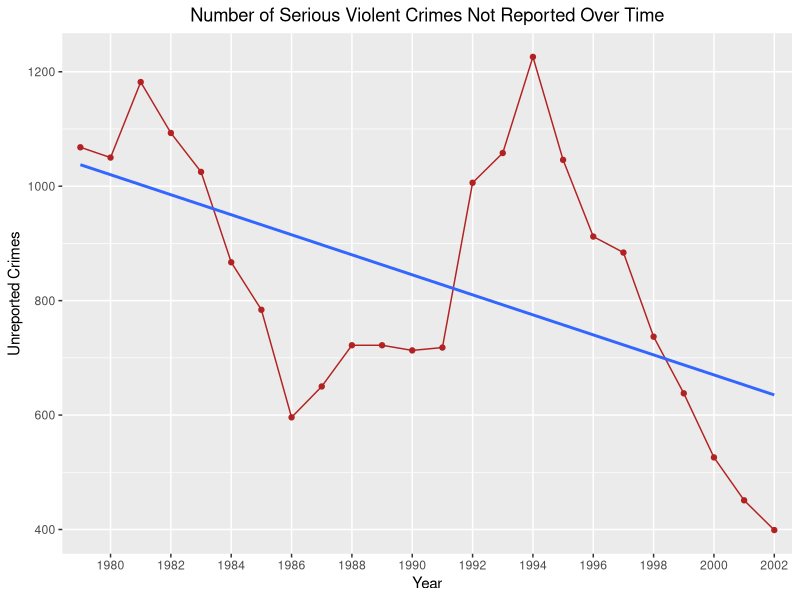
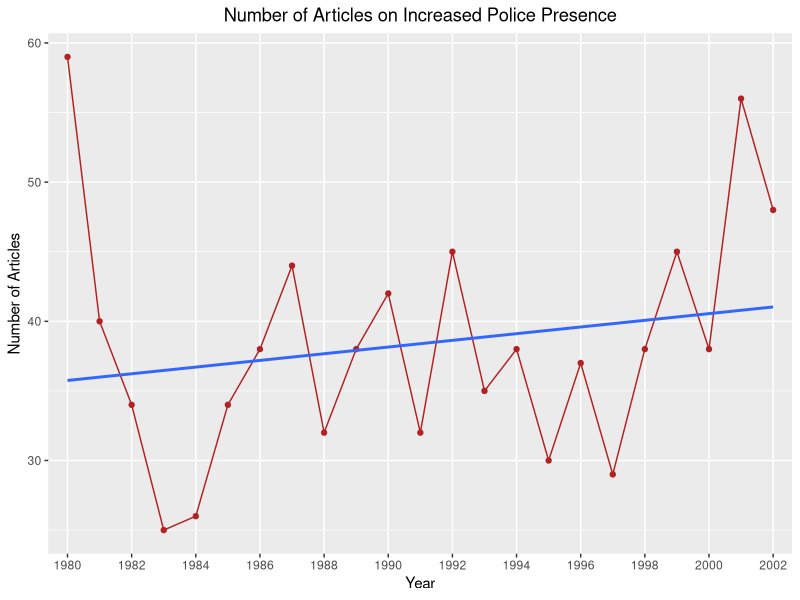
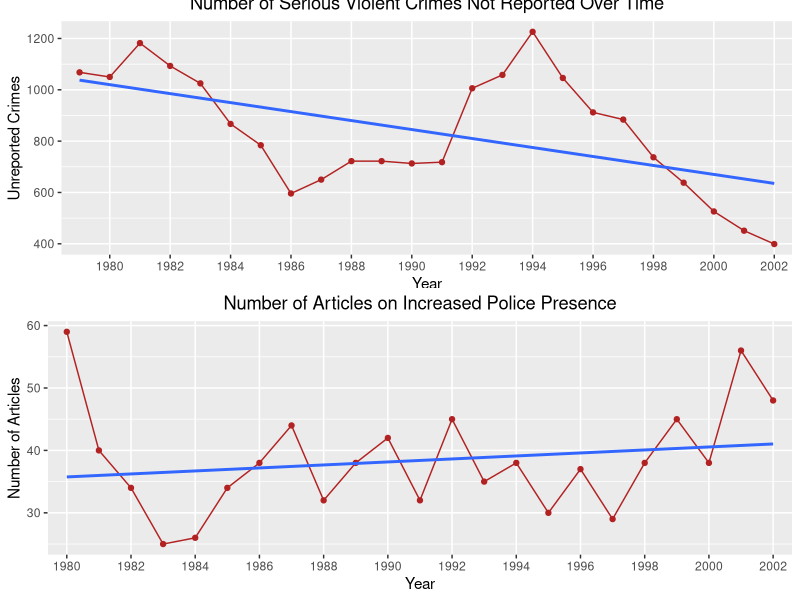
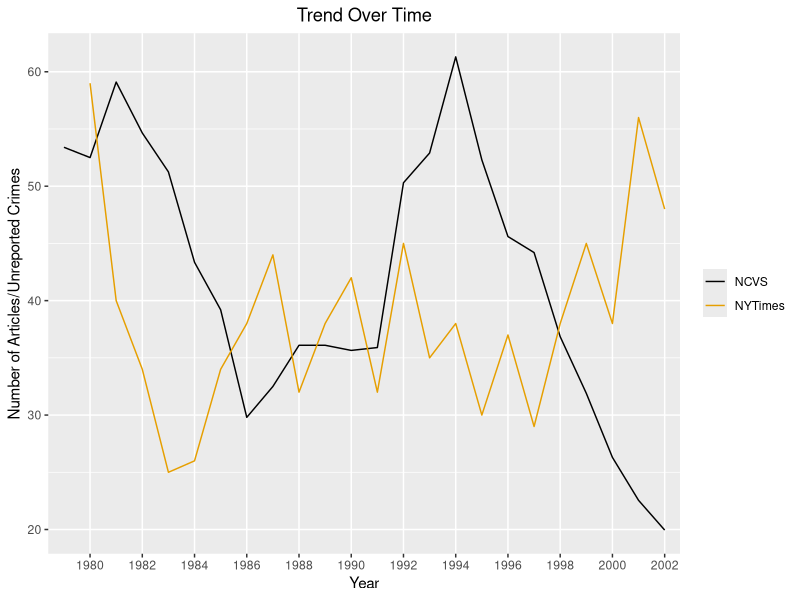

Generate these figures, in order, with R:
## ---- chunk 1

#Set Working Directory

setwd("C:/Users/ernes/Google Drive/PS239T/NCVS/ICPSR_04576/DS0002/")

#Good practice just to clean up environment before carrying on

rm(list=ls())

#Loading libraries

#Used to create plots

library(ggplot2)

#Used alongside ggplot2 in order to add an aesthetic theme to plots

library(ggthemes)

#Used to group plots together in order to make better comparisons

library(cowplot)

#Included in order to clean my data
library(dplyr)

## ---- chunk 2
#Read in CSV file containing ncvs data which was created in 01_data-cleaning

ncvs <- read.csv(file = "clean-ncvs.csv")

#Read in .csv file containing nytimes_final data created in 04_text-analysis

nytimes_final <-read.csv("nytimes.csv", header=TRUE)


## ---- chunk 3

#First I created a seperate data set which included the number of serious crimes per year, I did this by using the data from a table then converting it to a data frame.

serious_plot <- table(ncvs$year)

serious_plot <- as.data.frame(serious_plot)

#Just for ease of use I renamed the variables so that they would make more sense. 'Year' is the years from 1980 to 2002 and 'serious' is the number of serious violent crimes not reported to the police. The plyr package needed to be called due to similar reasons as described in length in my previous rmd files. 

serious_plot <- plyr::rename(serious_plot, c("Var1" = "year", "Freq" = "serious"))


#Plot containing serious violent crimes not reported. I used ggplot and added some flair by adding color. I also added a regression line using geom_smooth in order to highlight the trend overtime. 

#scale_x_discrete() is included in order to make the dates more presentable, initially I intended to space the x-axis ticks out more, however, since there were many dates I decided to only list every other year but data points for every year are still included. My plot was saved as a g1 because later on I will use this plot to compare to g2 which can be found below. 

g1 <- ggplot(serious_plot, aes(year, serious, group = 1))+
        geom_line(color = "firebrick") +
        geom_point(color = "firebrick")+
        geom_smooth(method= "lm", se = FALSE)+ #Checking regression line
        scale_x_discrete(breaks = c(1980, 1982, 1984, 1986, 1988, 1990, 1992, 1994, 1996, 1998, 2000, 2002)) + #Used to space out years
        labs(x = "Year", y = "Unreported Crimes")+
        ggtitle("Number of Serious Violent Crimes Not Reported Over Time")+
        theme(plot.title = element_text(hjust=.5)) + #Used hjust in order to center my title text 
        scale_color_colorblind() #Included for those who may be colorblind such as my roommate who really appreciated this

#View my plot

g1
  
## ---- chunk 4
num_article <- table(nytimes_final$date)

#Once I have this table saved, I convert it to a data frame so that I can access and split my results

num_article <- as.data.frame(num_article)

#R automatically saves/renames the columns as Var1(the year) and Freq(the frequency/number of articles that appear in that year). However, just to make things easier to work with I rename them. Year refers to the years from 1980 to 2002 and articles refer to the number of articles per year. 

num_article <- plyr::rename(num_article, c("Var1" = "year", "Freq" = "article"))

#Lastly I use ggplot to visualize my results, below you can see comments I have added to almost every line

g2 <- ggplot(num_article, aes(year, article, group = 1))+
        geom_line(color= "firebrick")+
        geom_point(color= "firebrick")+
        geom_smooth(method= "lm", se = FALSE)+ #checking regression line
        scale_x_discrete(breaks = c(1980, 1982, 1984, 1986, 1988, 1990, 1992, 1994, 1996, 1998, 2000, 2002)) + #used to space out years
        labs(x = "Year", y = "Number of Articles")+
        ggtitle("Number of Articles on Increased Police Presence")+
        theme(plot.title = element_text(hjust=.5))+ #Used hjust in order to center my title text
        scale_color_colorblind() #Included for those who may be colorblind such as my roommate who really appreciated this

#View my plot

g2
## ---- chunk 5

#Method A: ggdraw is accessed by loading the cowplot package. It was chosen because it gives the most freedom to play with my graphs and their positioning. The x and y refer to where I want them to appear, imagine a graph with four quadrants, the numbers refer to where on the quadrants I want the plots to appear. Height/width refers to the height/width of my plot and can be customized to one's liking.

final_plotA <- ggdraw()+
                draw_plot(g1, x = 0, y = .5, width = 1, height = .52)+
                draw_plot(g2, x = 0, y = 0, width = 1, height = .52)

#View Plot

final_plotA

#Method B: Below is method B which combines and places both plots on top of one another. It is important to note that when including aesthetics and data they must be named, for example you cannot use aes(year, serious), you must note what they are reffering to ie. (aes(x = year, y = serious)). Also, it is important to note that this method can be misleading given that one must change the y-axis to visualize the plot and may skew results. 

final_plotB <- ggplot() +
                  #NCVS Plot
                  geom_line(data=serious_plot, aes(x=year, y=serious/20, group = 1, color = "NCVS")) +#the serious variable was divided by 20 in                    order to make the comparison easier
                  scale_x_discrete(breaks = c(1980, 1982, 1984, 1986, 1988, 1990, 1992, 1994, 1996, 1998, 2000, 2002)) + #used to space out years
                  #NyTimes Articles Plot
                  geom_line(data=num_article, aes(x=year, y=article, group = 1, color = "NYTimes"))+
                  labs(x = "Year", y = "Number of Articles/Unreported Crimes")+
                  ggtitle("Trend Over Time")+
                  theme(plot.title = element_text(hjust=.5)) + #Used hjust in order to center my title text
                  theme(legend.title=element_blank())+ #Used to hide legend title
                  scale_color_colorblind() #Included for those who may be colorblind such as my roommate who really appreciated this. This was not done                   for my other charts, however, I purposely chose red and blue for the previous charts since they are easily distinguishable as noted                    here http://blog.usabilla.com/how-to-design-for-color-blindness/



#View Plot

final_plotB

## ---- chunk 6
#Save my plot into file, should go to wherever working directory is set.

ggsave(filename="Final_ComparisonA.jpg", plot=final_plotA)

ggsave(filename="Final_ComparisonB.jpg", plot=final_plotB)

